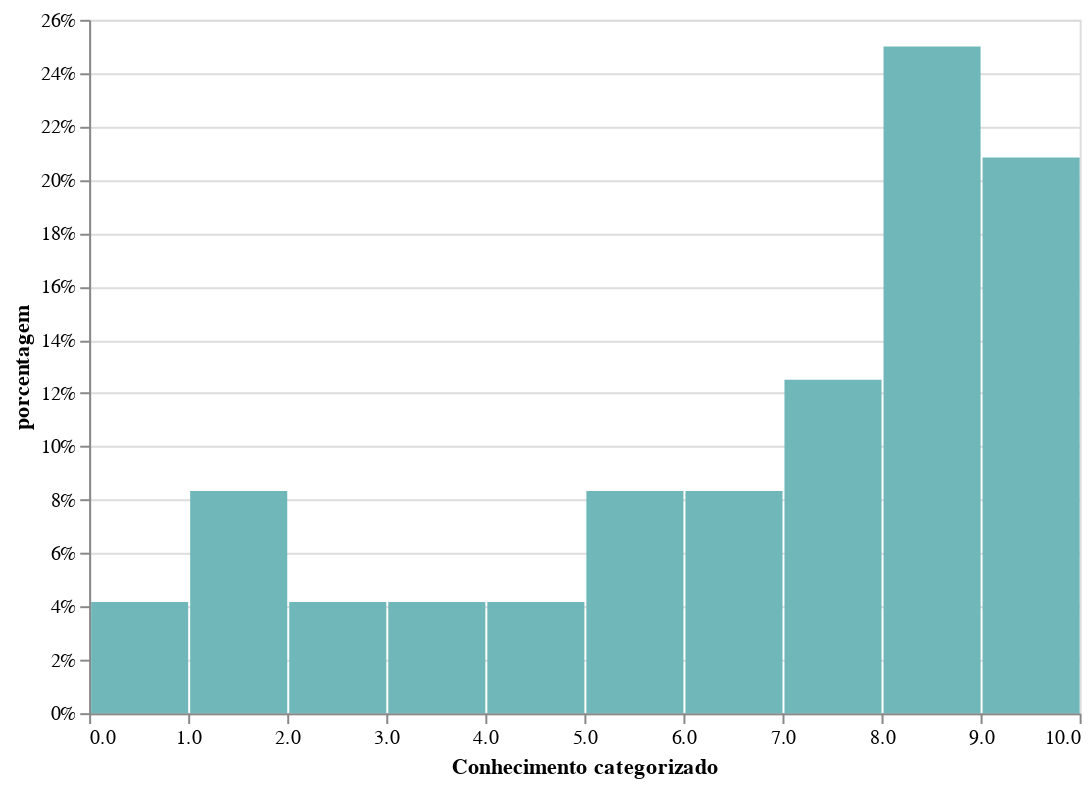

Notebook code for this chart:
### Code cell
histogram = alt.Chart(histograma,width=500, height=350).transform_joinaggregate(
    total='count(*)'
).transform_calculate(
    pct='1 / datum.total'
).mark_bar().encode(
    alt.X('conhecimento:Q', bin=True, title='Conhecimento categorizado'),
    alt.Y('sum(pct):Q', axis=alt.Axis(format='%'), title='porcentagem'),
).configure_bar(
    color = '#70B7BA'
)

# change the title of x and y axis
histogram.save('histograma.html', embed_options={'renderer': 'svg'})
histogram

### Figure 1 — Vega-Lite specification as saved in the notebook (floating-point values rounded to 4 significant figures)
{"config": {"view": {"continuousWidth": 400, "continuousHeight": 300}, "bar": {"color": "#70B7BA"}}, "data": {"name": "data-db91623044fa9ed0406f7e0a5ac4cba9"}, "mark": "bar", "encoding": {"x": {"bin": true, "field": "conhecimento", "title": "Conhecimento categorizado", "type": "quantitative"}, "y": {"aggregate": "sum", "axis": {"format": "%"}, "field": "pct", "title": "porcentagem", "type": "quantitative"}}, "height": 350, "transform": [{"joinaggregate": [{"op": "count", "field": "*", "as": "total"}]}, {"calculate": "1 / datum.total", "as": "pct"}], "width": 500, "$schema": "https://vega.github.io/schema/vega-lite/v4.17.0.json", "datasets": {"data-db91623044fa9ed0406f7e0a5ac4cba9": [{"id_avaliacao": 1, "carater": "disposto-bom", "intensidade": 1, "id_disciplina": 1, "id_professor": 3, "nome_professor": "Marcos", "id_assunto": 1, "nome_assunto": "portugues", "id_turma": 1, "curso": "fundamental_1", "periodo": 8, "tag": "B", "data": "11/05/2022", "conhecimento": 1}, {"id_avaliacao": 2, "carater": "indisposto-ruim", "intensidade": 5, "id_disciplina": 1, "id_professor": 3, "nome_professor": "Marcos", "id_assunto": 1, "nome_assunto": "portugues", "id_turma": 1, "curso": "fundamental_1", "periodo": 8, "tag": "B", "data": "11/05/2022", "conhecimento": 2}, {"id_avaliacao": 3, "carater": "disposto-bom", "intensidade": 3, "id_disciplina": 1, "id_professor": 3, "nome_professor": "Marcos", "id_assunto": 1, "nome_assunto": "portugues", "id_turma": 1, "curso": "fundamental_1", "periodo": 8, "tag": "B", "data": "12/05/2022", "conhecimento": 3}, {"id_avaliacao": 4, "carater": "indisposto-ruim", "intensidade": 1, "id_disciplina": 1, "id_professor": 3, "nome_professor": "Marcos", "id_assunto": 1, "nome_assunto": "portugues", "id_turma": 1, "curso": "fundamental_1", "periodo": 8, "tag": "B", "data": "12/05/2022", "conhecimento": 4}, {"id_avaliacao": 5, "carater": "indisposto-ruim", "intensidade": 2, "id_disciplina": 1, "id_professor": 3, "nome_professor": "Marcos", "id_assunto": 1, "nome_assunto": "portugues", "id_turma": 1, "curso": "fundamental_1", "periodo": 8, "tag": "B", "data": "13/05/2022", "conhecimento": 5}, {"id_avaliacao": 6, "carater": "indisposto-ruim", "intensidade": 2, "id_disciplina": 1, "id_professor": 3, "nome_professor": "Marcos", "id_assunto": 1, "nome_assunto": "portugues", "id_turma": 1, "curso": "fundamental_1", "periodo": 8, "tag": "B", "data": "13/05/2022", "conhecimento": 6}, {"id_avaliacao": 7, "carater": "disposto-ruim", "intensidade": 1, "id_disciplina": 1, "id_professor": 3, "nome_professor": "Marcos", "id_assunto": 1, "nome_assunto": "portugues", "id_turma": 1, "curso": "fundamental_1", "periodo": 8, "tag": "B", "data": "14/05/2022", "conhecimento": 7}, {"id_avaliacao": 8, "carater": "disposto-ruim", "intensidade": 1, "id_disciplina": 1, "id_professor": 3, "nome_professor": "Marcos", "id_assunto": 1, "nome_assunto": "portugues", "id_turma": 1, "curso": "fundamental_1", "periodo": 8, "tag": "B", "data": "14/05/2022", "conhecimento": 8}, {"id_avaliacao": 9, "carater": "indisposto-bom", "intensidade": 1, "id_disciplina": 1, "id_professor": 3, "nome_professor": "Marcos", "id_assunto": 1, "nome_assunto": "portugues", "id_turma": 1, "curso": "fundamental_1", "periodo": 8, "tag": "B", "data": "15/05/2022", "conhecimento": 9}, {"id_avaliacao": 10, "carater": "disposto-bom", "intensidade": 5, "id_disciplina": 1, "id_professor": 3, "nome_professor": "Marcos", "id_assunto": 1, "nome_assunto": "portugues", "id_turma": 1, "curso": "fundamental_1", "periodo": 8, "tag": "B", "data": "16/05/2022", "conhecimento": 0}, {"id_avaliacao": 11, "carater": "indisposto-ruim", "intensidade": 3, "id_disciplina": 1, "id_professor": 3, "nome_professor": "Marcos", "id_assunto": 1, "nome_assunto": "portugues", "id_turma": 1, "curso": "fundamental_1", "periodo": 8, "tag": "B", "data": "16/05/2022", "conhecimento": 7}, {"id_avaliacao": 12, "carater": "disposto-bom", "intensidade": 2, "id_disciplina": 1, "id_professor": 3, "nome_professor": "Marcos", "id_assunto": 1, "nome_assunto": "portugues", "id_turma": 1, "curso": "fundamental_1", "periodo": 8, "tag": "B", "data": "17/05/2022", "conhecimento": 8}, {"id_avaliacao": 13, "carater": "indisposto-bom", "intensidade": 3, "id_disciplina": 1, "id_professor": 3, "nome_professor": "Marcos", "id_assunto": 1, "nome_assunto": "portugues", "id_turma": 1, "curso": "fundamental_1", "periodo": 8, "tag": "B", "data": "17/05/2022", "conhecimento": 9}, {"id_avaliacao": 14, "carater": "disposto-bom", "intensidade": 5, "id_disciplina": 1, "id_professor": 3, "nome_professor": "Marcos", "id_assunto": 1, "nome_assunto": "portugues", "id_turma": 1, "curso": "fundamental_1", "periodo": 8, "tag": "B", "data": "18/05/2022", "conhecimento": 7}, {"id_avaliacao": 15, "carater": "indisposto-ruim", "intensidade": 2, "id_disciplina": 1, "id_professor": 3, "nome_professor": "Marcos", "id_assunto": 1, "nome_assunto": "portugues", "id_turma": 1, "curso": "fundamental_1", "periodo": 8, "tag": "B", "data": "18/05/2022", "conhecimento": 8}, {"id_avaliacao": 16, "carater": "indisposto-bom", "intensidade": 2, "id_disciplina": 1, "id_professor": 3, "nome_professor": "Marcos", "id_assunto": 1, "nome_assunto": "portugues", "id_turma": 1, "curso": "fundamental_1", "periodo": 8, "tag": "B", "data": "19/05/2022", "conhecimento": 10}, {"id_avaliacao": 17, "carater": "indisposto-bom", "intensidade": 5, "id_disciplina": 1, "id_professor": 3, "nome_professor": "Marcos", "id_assunto": 1, "nome_assunto": "portugues", "id_turma": 1, "curso": "fundamental_1", "periodo": 8, "tag": "B", "data": "19/05/2022", "conhecimento": 6}, {"id_avaliacao": 18, "carater": "indisposto-bom", "intensidade": 1, "id_disciplina": 1, "id_professor": 3, "nome_professor": "Marcos", "id_assunto": 1, "nome_assunto": "portugues", "id_turma": 1, "curso": "fundamental_1", "periodo": 8, "tag": "B", "data": "20/05/2022", "conhecimento": 5}, {"id_avaliacao": 19, "carater": "disposto-bom", "intensidade": 4, "id_disciplina": 1, "id_professor": 3, "nome_professor": "Marcos", "id_assunto": 1, "nome_assunto": "portugues", "id_turma": 1, "curso": "fundamental_1", "periodo": 8, "tag": "B", "data": "20/05/2022", "conhecimento": 10}, {"id_avaliacao": 20, "carater": "disposto-bom", "intensidade": 2, "id_disciplina": 1, "id_professor": 3, "nome_professor": "Marcos", "id_assunto": 1, "nome_assunto": "portugues", "id_turma": 1, "curso": "fundamental_1", "periodo": 8, "tag": "B", "data": "21/05/2022", "conhecimento": 9}, {"id_avaliacao": 21, "carater": "disposto-ruim", "intensidade": 3, "id_disciplina": 1, "id_professor": 3, "nome_professor": "Marcos", "id_assunto": 1, "nome_assunto": "portugues", "id_turma": 1, "curso": "fundamental_1", "periodo": 8, "tag": "B", "data": "21/05/2022", "conhecimento": 8}, {"id_avaliacao": 22, "carater": "disposto-ruim", "intensidade": 4, "id_disciplina": 1, "id_professor": 3, "nome_professor": "Marcos", "id_assunto": 1, "nome_assunto": "portugues", "id_turma": 1, "curso": "fundamental_1", "periodo": 8, "tag": "B", "data": "22/05/2022", "conhecimento": 8}, {"id_avaliacao": 23, "carater": "indisposto-bom", "intensidade": 5, "id_disciplina": 1, "id_professor": 3, "nome_professor": "Marcos", "id_assunto": 1, "nome_assunto": "portugues", "id_turma": 1, "curso": "fundamental_1", "periodo": 8, "tag": "B", "data": "22/05/2022", "conhecimento": 8}, {"id_avaliacao": 24, "carater": "indisposto-ruim", "intensidade": 2, "id_disciplina": 1, "id_professor": 3, "nome_professor": "Marcos", "id_assunto": 1, "nome_assunto": "portugues", "id_turma": 1, "curso": "fundamental_1", "periodo": 8, "tag": "B", "data": "23/05/2022", "conhecimento": 1}]}}
